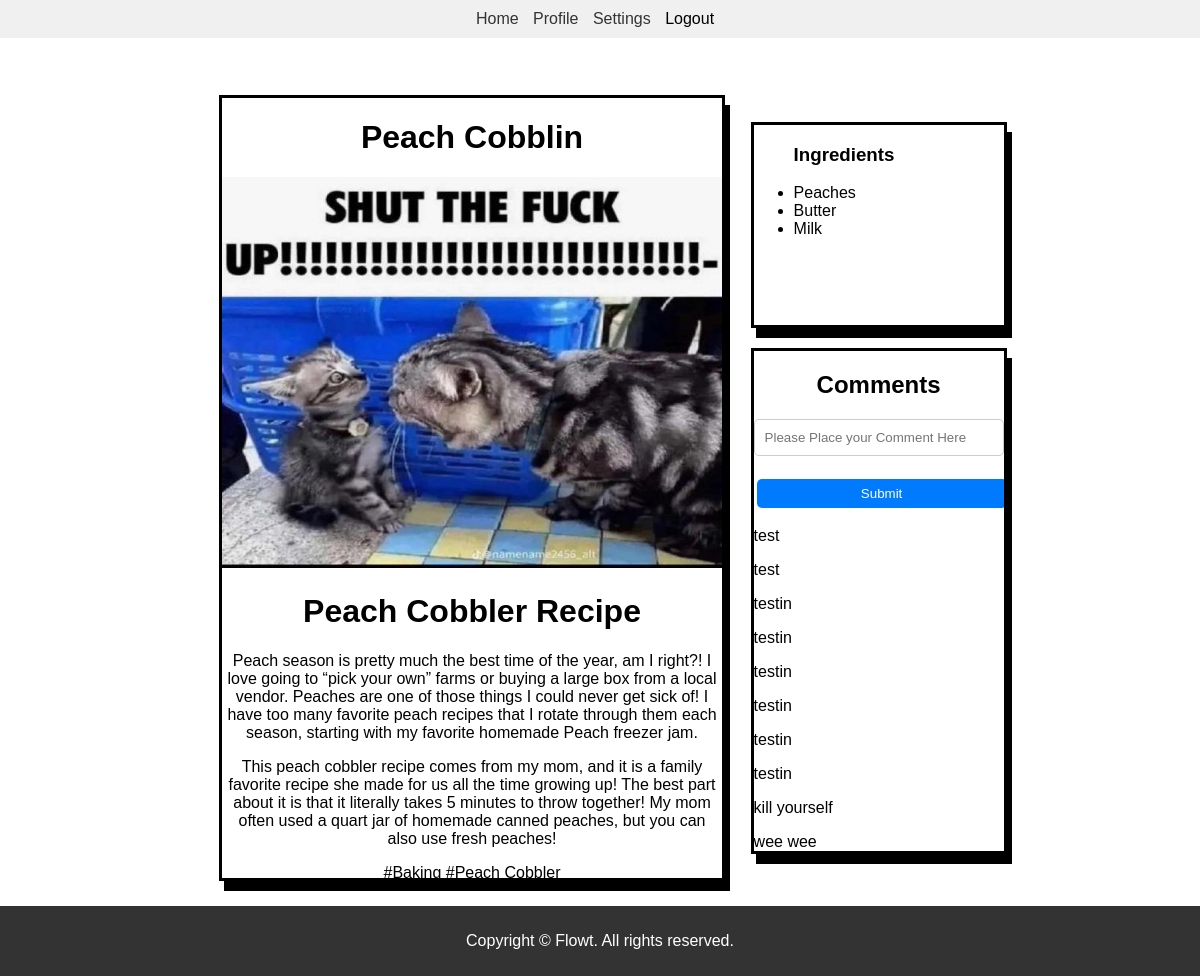
The app's page /postView/1 (signed in) with its own data.
### FProj/backend.py (models this page shows)
class Post(db.Model):
    id = db.Column(db.Integer, primary_key = True, autoincrement = True)
    title = db.Column(db.String, nullable = False)
    description = db.Column(db.String, nullable = False)
    ingredients = db.Column(db.String, nullable = False)
    label = db.Column(db.String(), nullable = False)
    picture = db.Column(db.String(), nullable = False)
    upvote = db.Column(db.Integer, default = 0, nullable = False)
    user_id = db.Column(db.Integer, db.ForeignKey('user.id'), nullable=False)
    user = db.relationship('User', backref=db.backref('posts', lazy=True))

class Comments(db.Model):
    id = db.Column(db.Integer, primary_key = True, autoincrement = True)
    comment = db.Column(db.String, nullable = False)
    upvote = db.Column(db.Integer, default = 0, nullable = False)
    user_id = db.Column(db.Integer, db.ForeignKey('user.id'), nullable=False)
    post_id = db.Column(db.Integer, db.ForeignKey('post.id'), nullable=False)
    user = db.relationship('User', backref=db.backref('comments', lazy=True))
    post = db.relationship('Post', backref=db.backref('comments', lazy=True))

### FProj/backend.py (the view)
@app.route('/postView/<int:post_id>')
@login_required
def viewPost(post_id):
    post = Post.query.get(post_id)
    comments = Comments.query.filter_by(post_id=post_id).all()
    print(post)
    if post:
        return render_template('postView.html', post=post, comments=comments, post_id=post_id)
    else:
        return render_template('/main')

### FProj/backend.py (called while the page is built)
@login_manager.user_loader
def load_user(user_id):
    return User.query.get(int(user_id))

### FProj/templates/postView.html (shortened to what this page needs)
<!DOCTYPE html>
<html lang="en">
<head>
    <link rel="stylesheet" type="text/css" href="{{ url_for('static', filename='forum.css') }}">
</head>
<body class="forum-page">
    <header class="forum-header">
        <nav class="forum-nav">
            <ul>
                <li><a href="/main">Home</a></li>
                <li><a href="#">Profile</a></li>
                <li><a href="#">Settings</a></li>
                <li>Logout</a></li>
            </ul>
        </nav>
    </header>
    <div class="viewPost-main">
        <h1 style="text-align: center;">{{post.title}}</h1>
        <image class="image" src="{{ url_for('static', filename=post.picture) }}"">
        <p>{{post.description | safe}}</p>
        <p>{{post.label}}</p>
    </div>
    <div class="viewPost-box">
        <div class="viewPost-Ingredients">
            <ul style="list-cycle:circle">
                <h3>Ingredients</h3>
                {% for i in post.ingredients.split(',')%}
                    <li>{{i}}</li>
                {%endfor%}
            </ul>
        </div>
        <div class="viewPost-Comments">
            <form action="/submitComment?post_id={{post.id}}" method="POST">
            <h2>Comments</h2>
            <Input type="text" id="comment" name="comment" placeholder="Please Place your Comment Here"/>
            <button type="submit"> Submit </button></form>
            {% for i in comments%}
                <p>{{i.comment}}</p>
            {%endfor%}
        </div>
    </div>
    <footer class="account-footer">
        <p>Copyright © Flowt. All rights reserved.</p>
    </footer>
</body>
</html>

### FProj/static/forum.css (style rules this page uses)
body { margin: 0; padding: 0; font-family: Arial, sans-serif; background-image: url('UC_Merced_at_night.jpg'); background-size: cover; display: flex; justify-content: center; align-items: center; height: 100vh; }
header { background-color: #f0f0f0; padding: 10px; border-radius: 10px; width: 100%; text-align: center; position: absolute; top: 0; left: 50%; transform: translateX(-50%); }
nav ul { list-style-type: none; margin: 0; padding: 0; text-align: center; }
nav ul li { display: inline; margin-right: 10px; }
nav ul li a { text-decoration: none; color: #333; }
h2 { text-align: center; }
form { text-align: center; }
input[type="text"], input[type="password"] { width: 100%; padding: 10px; margin-bottom: 20px; border: 1px solid #ccc; border-radius: 5px; box-sizing: border-box; }
button[type="submit"], button.create-account { width: 100%; padding: 7px; margin: 3px; border: none; border-radius: 5px; cursor: pointer; transition: background-color 0.3s ease; }
button[type="submit"] { background-color: #007bff; color: #fff; }
.account-footer { background-color: #333; color: #fff; text-align: center; padding: 10px 0; position: fixed; bottom: 0; width: 100%; }
.viewPost-main { overflow-y: auto; text-align: center; border-style: solid; box-shadow: 5px 10px; background-color: white; width: 500px; height: 80%; }
.viewPost-box { display:flex; flex-direction: column; }
.viewPost-Ingredients { overflow-y: auto; flex-direction: row; background-color: white; margin-left: 10%; margin-bottom: 20px; border-style: solid; box-shadow: 5px 10px; width: 250px; height: 200px; }
.viewPost-Comments { overflow-y: auto; flex-direction: row; background-color: white; margin-left: 10%; border-style: solid; box-shadow: 5px 10px; width: 250px; height: 500px; }
.image { width: 100%; height: 50%; }

### records on screen
Post: title "Peach Cobblin", picture (picture), description "Peach Cobbler Recipe Peach season is pretty much the best time of the year, am I right?! I love going to “pick your own” farms or buying a large box from a local vendor. Peaches are one of those things I could never get sick of! I have too many favorite peach recipes that I rotate through them each season, starting with my favorite homemade Peach freezer jam. This peach cobbler recipe comes from my mom, and it is a family favorite recipe she made for us all the time growing up! The best part about it is that it literally takes 5 minutes to throw together! My mom often used a quart jar of homemade canned peaches, but you can also use fresh peaches!", label "#Baking #Peach Cobbler"
Comments: comment "test"
Comments: comment "test"
Comments: comment "testin"
Comments: comment "testin"
Comments: comment "testin"
Comments: comment "testin"
Comments: comment "testin"
Comments: comment "testin"
Comments: comment "kill yourself"
Comments: comment "wee wee"

### other values on screen
{{ i }} "Peaches" "Butter" "Milk"
